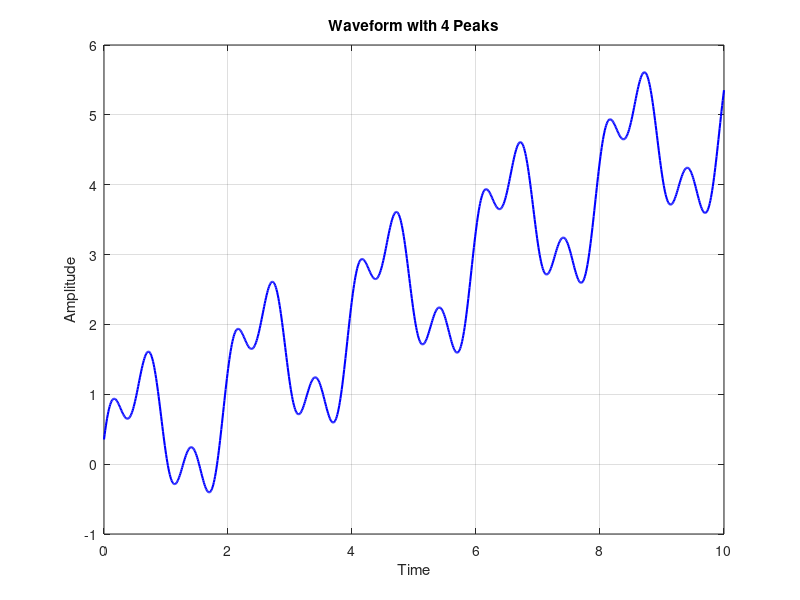

MATLAB code for this plot: (Note: this script raises an error after producing the figure.)
% Time vector
t = linspace(0, 10, 1000);

% Create a function with 4 peaks
y = sin(2*pi*0.5*t) + 0.5*sin(2*pi*1.5*t + pi/4);
s = linspace(0, 5, 1000);
y = y + s;
% Plot it
plot(t, y, 'b', 'LineWidth', 1.5);
grid on;
xlabel('Time');
ylabel('Amplitude');
title('Waveform with 4 Peaks');


% Find local minima
local_min_idx = islocalmin(y);
hold on;
plot(t(local_min_idx), y(local_min_idx), 'ro', 'MarkerSize', 8, 'DisplayName', 'Local Minima');

% Global minimum
[y_min, idx_min] = min(y);
plot(t(idx_min), y_min, 'ko', 'MarkerSize', 10, 'MarkerFaceColor','k', 'DisplayName', 'Global Minimum');

legend show;